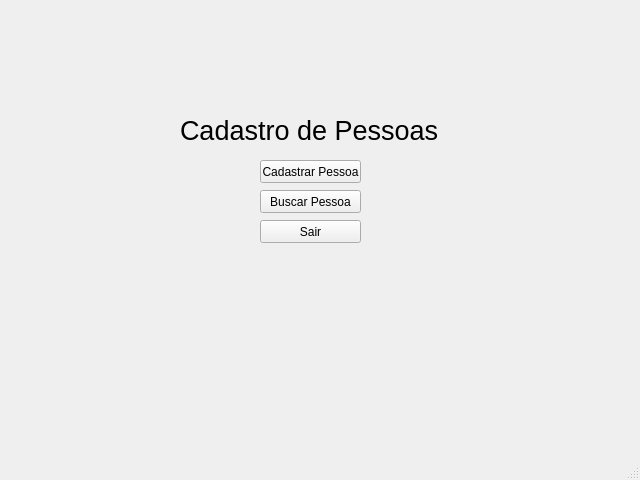
<?xml version="1.0" encoding="UTF-8"?>
<ui version="4.0">
 <class>MainWindow</class>
 <widget class="QMainWindow" name="MainWindow">
  <property name="geometry">
   <rect>
    <x>0</x>
    <y>0</y>
    <width>640</width>
    <height>480</height>
   </rect>
  </property>
  <property name="windowTitle">
   <string>MainWindow</string>
  </property>
  <widget class="QWidget" name="centralwidget">
   <widget class="QLabel" name="label">
    <property name="geometry">
     <rect>
      <x>180</x>
      <y>120</y>
      <width>261</width>
      <height>21</height>
     </rect>
    </property>
    <property name="font">
     <font>
      <family>Arial</family>
      <pointsize>20</pointsize>
     </font>
    </property>
    <property name="text">
     <string>Cadastro de Pessoas</string>
    </property>
   </widget>
   <widget class="QPushButton" name="pushButton">
    <property name="geometry">
     <rect>
      <x>260</x>
      <y>160</y>
      <width>101</width>
      <height>23</height>
     </rect>
    </property>
    <property name="text">
     <string>Cadastrar Pessoa</string>
    </property>
   </widget>
   <widget class="QPushButton" name="pushButton_2">
    <property name="geometry">
     <rect>
      <x>260</x>
      <y>190</y>
      <width>101</width>
      <height>23</height>
     </rect>
    </property>
    <property name="text">
     <string>Buscar Pessoa</string>
    </property>
   </widget>
   <widget class="QPushButton" name="pushButton_3">
    <property name="geometry">
     <rect>
      <x>260</x>
      <y>220</y>
      <width>101</width>
      <height>23</height>
     </rect>
    </property>
    <property name="text">
     <string>Sair</string>
    </property>
   </widget>
  </widget>
  <widget class="QMenuBar" name="menubar">
   <property name="geometry">
    <rect>
     <x>0</x>
     <y>0</y>
     <width>640</width>
     <height>21</height>
    </rect>
   </property>
  </widget>
  <widget class="QStatusBar" name="statusbar"/>
 </widget>
 <resources/>
 <connections/>
</ui>
